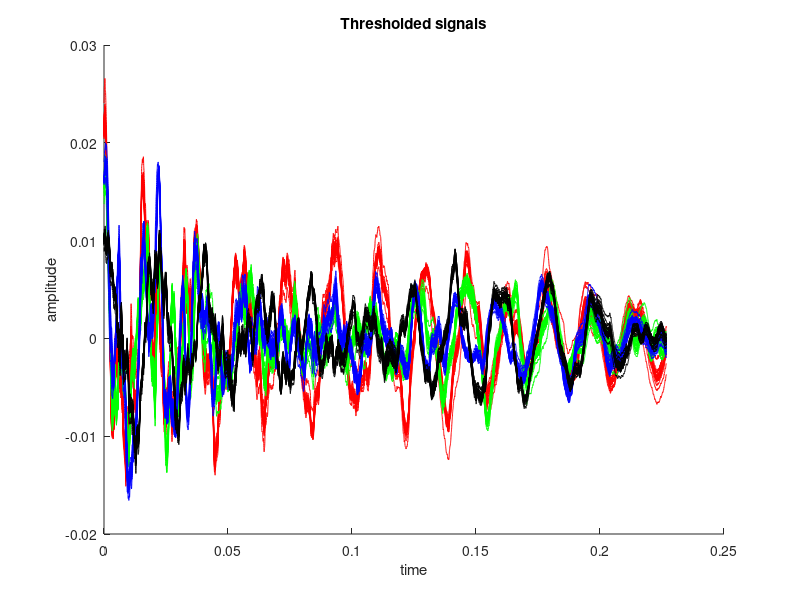
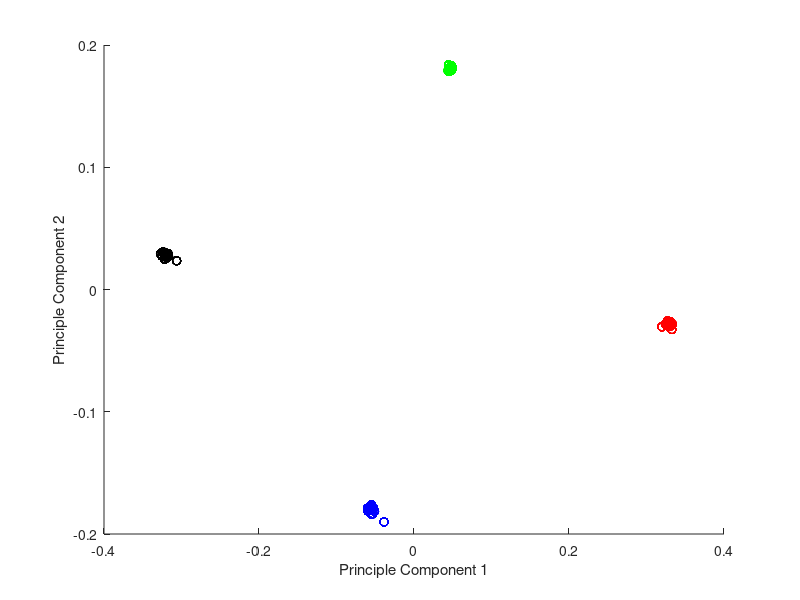

Reproduce these figures in MATLAB, in order.
clear all;

%% Processing script for the "ideal measurement" recordings

% Remember to lower the quality of the recorded signal BEFORE cutting to 
% the relevant part, thresholding is one of the things most affected by 
% worse quality!

%% Initialization

% settings
cutlength = 10000; % number of samples to cut out
threshFactor = 20; % factor to multiply the mean absolute noise level with (Tresholding possibility 1)

% load data (sets 4 and 5 contain some "bad to handle" erroneous signals, 1,2,3 and 6 not)
Pos1 = load('DeskPosition1.mat');
Pos2 = load('DeskPosition2.mat');
Pos3 = load('DeskPosition3.mat');
Pos6 = load('DeskPosition6.mat');

% create sound matrix
for k = 1:20
    uncutSound(k,:) = Pos1.recordings(k).sound;
    uncutSound(20+k,:) = Pos2.recordings(k).sound;
    uncutSound(40+k,:) = Pos3.recordings(k).sound;
    uncutSound(60+k,:) = Pos6.recordings(k).sound;
end

% debugging: plot uncut signals
% figure(5)
% hold all;
% for k = 61:80
%     plot([1:88200]./44100, uncutSound(k,:));
% end
% legend(num2str((1:20)'));
    
%% Preprocessing

for r = 1:80
   disp(num2str(r));
   recording = uncutSound(r, :);
    
    
   % --- Thresholding possibility 1: mean absolute noise level ----
   
    % for(k = 1:length(recording)) % cut silence out
    %    if recording(k) > 1e-10
    %        break
    %    end
    % end
    
   % determine mean base noise level assuming minimum 100msec delay between
   % recording and playback
   
   % MBNL = 1/4410*sum(abs(recording(k:k+4410)));
   %    thresh = threshFactor*MBNL; % cut threshold
   
   % --- Thresholding possibility 2: max peak ---
   
   % Threshold the signal right before the highest peak (works better than
   %                                                        method 1)
   mx = max(recording);
   thresh = 0.9*mx; % cut threshold
   
   % Cut signal
   
   for k = 1:length(recording)
       if recording(k) > thresh
           if(k+cutlength > length(recording))
              disp('Could not threshold signal');
              break;
           end
           recording = recording(k:k+cutlength-1);
           cutsounds(r,:) = recording;
           break
       end
   end
 
end

%% PLOTS


% TIME SERIES

figure(10)
hold all;
color = ['r', 'g', 'b', 'k'];
for k = 1:4
   for r = 1:20
      plot([1:cutlength]./44100, cutsounds((k-1)*20+r,:), color(k));
   end
end
xlabel('time');
ylabel('amplitude');
title('Thresholded signals');

% PCA

[COEFF, SCORE, LATENT] = pca(cutsounds);
   
figure(20);
hold all;
for k = 1:4
   for r = 1:20
      scatter(SCORE((k-1)*20+1:k*20,1), SCORE((k-1)*20+1:k*20,2), color(k));
   end
end
xlabel('Principle Component 1');
ylabel('Principle Component 2');

